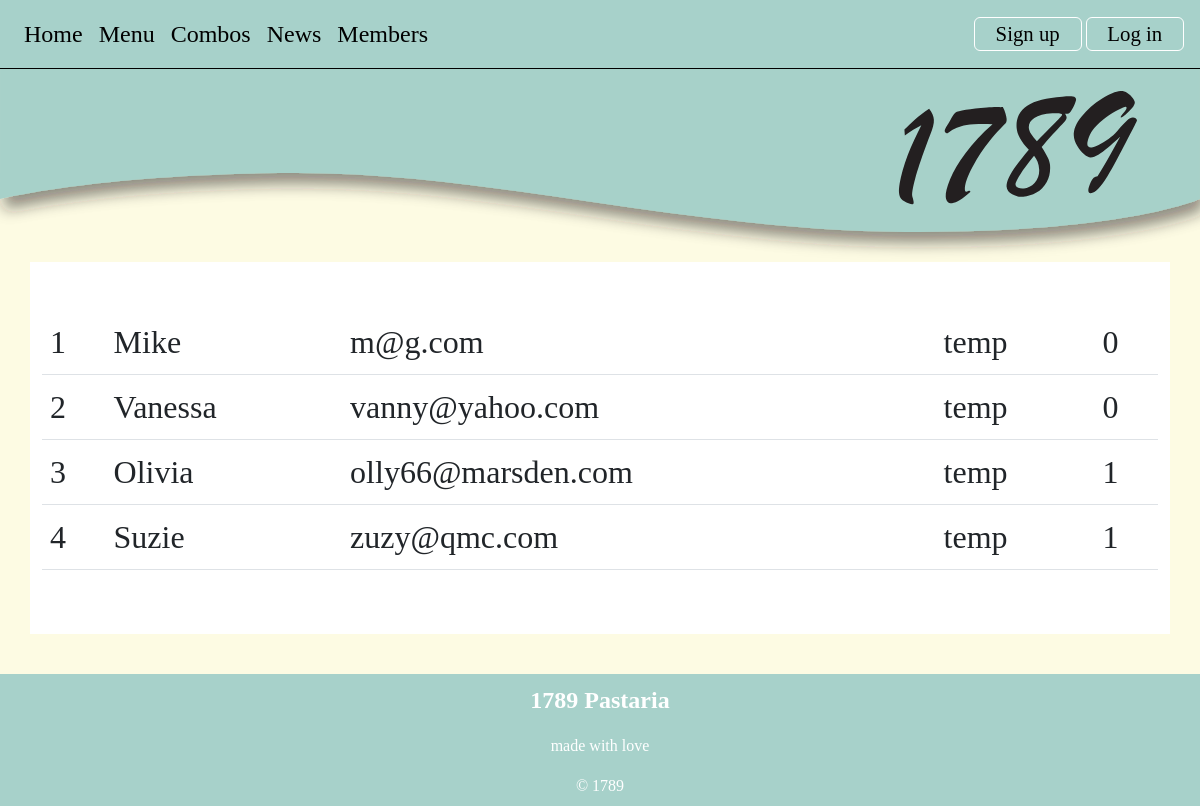
/members, run on the app's committed database.
### tables this page shows
CREATE TABLE member(
    member_id integer primary key autoincrement not null,
    name text not null,
    email text not null unique,
    password text not null,
    authorisation integer not null
);

### server.py (the view)
@app.route('/members')
def members():
    sql = """select * from member"""
    result = run_search_query_tuples(sql, (), db_path, True)
    return render_template("members.html", member=result)

### db_functions.py (called while the page is built)
def run_search_query_tuples(sql_query, values_tuple, file_path, rowfactory=False):
    result = None
    try:
        db = sqlite3.connect(file_path)
        if rowfactory:
            db.row_factory = sqlite3.Row
        cursor = db.cursor()
        cursor.execute(sql_query, values_tuple)
        result = cursor.fetchall()
        cursor.close()
    except sqlite3.Error as error:
        print("Error running search query tuples: {}".format(error))
        return None
    db.close()
    if result is None:
        print("No search values were found")
    return result

### templates/members.html (shortened to what this page needs)
{% extends "layout.html" %}
{% block banner %}
static/images/small_banner.svg
{% endblock %}
{% block content %}
<div class="container-lg py-sm-5 py-1">
    <table class="table body-text text-start">
        {% for row in member %}
        <tr><td>{{ row['member_id'] }}</td><td>{{ row['name'] }}</td><td>{{ row['email'] }}</td>
            <td>{{ row['password'] }}</td><td>{{ row['authorisation'] }}</td></tr>
        {% endfor %}
    </table>
</div>
{% endblock %}

### static/styles.css (style rules this page uses)
:root { --brand-paper: rgb(253,251,227); --brand-green: rgb(167,209,202); --brand-green-pale: rgb(223,237,224); }
body { font-family: 'Cormorant Garamond', serif; font-size: 100%; background-color: var(--brand-paper); margin:0; }
.body-text { font-size: 2em; text-align: center; }
.container-lg { border: 0px solid pink; background-color: rgb(255,255,255); overflow: auto; margin-bottom: 2.5em; }

### data on the page
member: member_id "1", name "Mike", email "m@g.com", password "temp", authorisation "0"
member: member_id "2", name "Vanessa", email "vanny@yahoo.com", password "temp", authorisation "0"
member: member_id "3", name "Olivia", email "olly66@marsden.com", password "temp", authorisation "1"
member: member_id "4", name "Suzie", email "zuzy@qmc.com", password "temp", authorisation "1"
